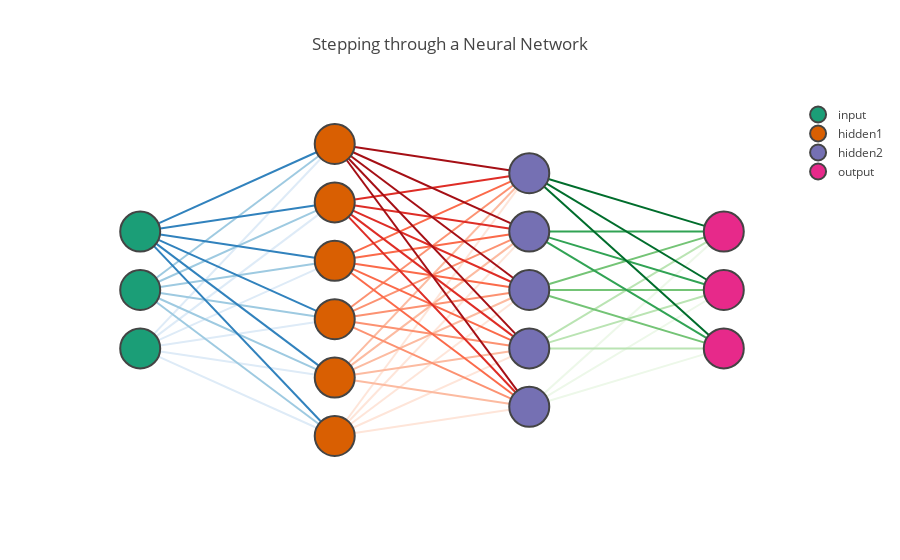

The code cell stored with this chart in its notebook:
### Markdown cell above
# An Intro to Neural Networks
---

### Code cell
def nn_config(color, layer_name):
    config = dict(
        name   = layer_name,
        mode   = "markers",
        marker = dict(
            size  = 40,
            line  = dict(width = 2),
            color = color
        ),
    )
    return config

inpt_n = 3
hid1_n = 6
hid2_n = 5
outp_n = 3

layr_n = (inpt_n, hid1_n, hid2_n, outp_n)
maxx_n = max(layr_n)

inpt_c = 1
hid1_c = 1 + inpt_c
hid2_c = 1 + hid1_c
outp_c = 1 + hid2_c

odd_start = (inpt_n % 2 == 1)

def gen_x(n, start):
    return np.array([start for _ in np.arange(0, n, 1)])

def gen_y(n):
    start = (maxx_n - n) / 2
    return np.array([y for y in np.arange(start, n + start, 1)])

nn_cls = cl.scales["4"]["qual"]["Dark2"]
inpt_x = gen_x(inpt_n, inpt_c); inpt_y = gen_y(inpt_n)
inpt_l = go.Scatter(nn_config(nn_cls[0], "input"),  x=inpt_x, y=inpt_y)

hid1_x = gen_x(hid1_n, hid1_c); hid1_y = gen_y(hid1_n)
hid1_l = go.Scatter(nn_config(nn_cls[1], "hidden1"), x=hid1_x, y=hid1_y)

hid2_x = gen_x(hid2_n, hid2_c); hid2_y = gen_y(hid2_n)
hid2_l = go.Scatter(nn_config(nn_cls[2], "hidden2"), x=hid2_x, y=hid2_y)

outp_x = gen_x(outp_n, outp_c); outp_y = gen_y(outp_n)
outp_l = go.Scatter(nn_config(nn_cls[3], "output"), x=outp_x, y=outp_y)

nn = [inpt_l, hid1_l, hid2_l, outp_l,]

def gen_connect(x1, x2, n1, n2):
    return np.array([
        np.array([
            [x1[_1], x2[_2], None] for _2 in range(n2)
        ]).flatten() for _1 in range(n1)
    ])

def gen_scatter(x, y, colors, n):
    return [
        go.Scatter(x = x[_], y = y[_],
                   line       = dict(color = colors[_]),
                   showlegend = False,
        ) for _ in range(n)
    ]

## input to hidden1 connection
in_h1_c = cl.scales[str(inpt_n)]["seq"]["Blues"]
in_h1_x = gen_connect(inpt_x, hid1_x, inpt_n, hid1_n)
in_h1_y = gen_connect(inpt_y, hid1_y, inpt_n, hid1_n)
in_h1   = gen_scatter(in_h1_x, in_h1_y, in_h1_c, inpt_n)

h1_h2_c = cl.scales[str(hid1_n)]["seq"]["Reds"]
h1_h2_x = gen_connect(hid1_x, hid2_x, hid1_n, hid2_n)
h1_h2_y = gen_connect(hid1_y, hid2_y, hid1_n, hid2_n)
h1_h2   = gen_scatter(h1_h2_x, h1_h2_y, h1_h2_c, hid1_n)

h2_ot_c = cl.scales[str(hid2_n)]["seq"]["Greens"]
h2_ot_x = gen_connect(hid2_x, outp_x, hid2_n, outp_n)
h2_ot_y = gen_connect(hid2_y, outp_y, hid2_n, outp_n)
h2_ot   = gen_scatter(h2_ot_x, h2_ot_y, h2_ot_c, hid2_n)



# layout = dict(
#     xaxis=dict(range=[xm, xM], autorange=False, zeroline=False),
#     yaxis=dict(range=[ym, yM], autorange=False, zeroline=False),
#     title='Running Through a Neural Network', hovermode='closest',
#     updatemenus= [{'type': 'buttons',
#                    'buttons': [{'label': 'Play',
#                                 'method': 'animate',
#                                 'args': [None]}]}]
# )

axes_tmpl = dict(
    ticks = '',
    showgrid = False,
    zeroline = False,
    autotick = True,
    showticklabels = False,
)

layout = go.Layout(
    title = "Stepping through a Neural Network",
    xaxis = axes_tmpl,
    yaxis = axes_tmpl,
    hovermode = False,
)
# frames = [dict(data=[dict(x=[xx[k]],
#                           y=[yy[k]],
#                           mode='markers', 
#                           marker=dict(color='red', size=10)
#                          )
#                     ]) for k in range(N)]    
          
# figure1 = dict(data=data, layout=layout, frames=frames)          
data = in_h1 + h1_h2 + h2_ot + nn
py.iplot(go.Figure(data=data, layout=layout))

### Figure 1 — Plotly figure (JSON) as saved in the notebook; plotly's stock layout.template omitted (floating-point values rounded to 4 significant figures)
{"data": [{"line": {"color": "rgb(222,235,247)"}, "showlegend": false, "type": "scatter", "x": [1, 2, null, 1, 2, null, 1, 2, null, 1, 2, null, 1, 2, null, 1, 2, null], "y": [1.5, 0, null, 1.5, 1, null, 1.5, 2, null, 1.5, 3, null, 1.5, 4, null, 1.5, 5, null]}, {"line": {"color": "rgb(158,202,225)"}, "showlegend": false, "type": "scatter", "x": [1, 2, null, 1, 2, null, 1, 2, null, 1, 2, null, 1, 2, null, 1, 2, null], "y": [2.5, 0, null, 2.5, 1, null, 2.5, 2, null, 2.5, 3, null, 2.5, 4, null, 2.5, 5, null]}, {"line": {"color": "rgb(49,130,189)"}, "showlegend": false, "type": "scatter", "x": [1, 2, null, 1, 2, null, 1, 2, null, 1, 2, null, 1, 2, null, 1, 2, null], "y": [3.5, 0, null, 3.5, 1, null, 3.5, 2, null, 3.5, 3, null, 3.5, 4, null, 3.5, 5, null]}, {"line": {"color": "rgb(254,229,217)"}, "showlegend": false, "type": "scatter", "x": [2, 3, null, 2, 3, null, 2, 3, null, 2, 3, null, 2, 3, null], "y": [0, 0.5, null, 0, 1.5, null, 0, 2.5, null, 0, 3.5, null, 0, 4.5, null]}, {"line": {"color": "rgb(252,187,161)"}, "showlegend": false, "type": "scatter", "x": [2, 3, null, 2, 3, null, 2, 3, null, 2, 3, null, 2, 3, null], "y": [1, 0.5, null, 1, 1.5, null, 1, 2.5, null, 1, 3.5, null, 1, 4.5, null]}, {"line": {"color": "rgb(252,146,114)"}, "showlegend": false, "type": "scatter", "x": [2, 3, null, 2, 3, null, 2, 3, null, 2, 3, null, 2, 3, null], "y": [2, 0.5, null, 2, 1.5, null, 2, 2.5, null, 2, 3.5, null, 2, 4.5, null]}, {"line": {"color": "rgb(251,106,74)"}, "showlegend": false, "type": "scatter", "x": [2, 3, null, 2, 3, null, 2, 3, null, 2, 3, null, 2, 3, null], "y": [3, 0.5, null, 3, 1.5, null, 3, 2.5, null, 3, 3.5, null, 3, 4.5, null]}, {"line": {"color": "rgb(222,45,38)"}, "showlegend": false, "type": "scatter", "x": [2, 3, null, 2, 3, null, 2, 3, null, 2, 3, null, 2, 3, null], "y": [4, 0.5, null, 4, 1.5, null, 4, 2.5, null, 4, 3.5, null, 4, 4.5, null]}, {"line": {"color": "rgb(165,15,21)"}, "showlegend": false, "type": "scatter", "x": [2, 3, null, 2, 3, null, 2, 3, null, 2, 3, null, 2, 3, null], "y": [5, 0.5, null, 5, 1.5, null, 5, 2.5, null, 5, 3.5, null, 5, 4.5, null]}, {"line": {"color": "rgb(237,248,233)"}, "showlegend": false, "type": "scatter", "x": [3, 4, null, 3, 4, null, 3, 4, null], "y": [0.5, 1.5, null, 0.5, 2.5, null, 0.5, 3.5, null]}, {"line": {"color": "rgb(186,228,179)"}, "showlegend": false, "type": "scatter", "x": [3, 4, null, 3, 4, null, 3, 4, null], "y": [1.5, 1.5, null, 1.5, 2.5, null, 1.5, 3.5, null]}, {"line": {"color": "rgb(116,196,118)"}, "showlegend": false, "type": "scatter", "x": [3, 4, null, 3, 4, null, 3, 4, null], "y": [2.5, 1.5, null, 2.5, 2.5, null, 2.5, 3.5, null]}, {"line": {"color": "rgb(49,163,84)"}, "showlegend": false, "type": "scatter", "x": [3, 4, null, 3, 4, null, 3, 4, null], "y": [3.5, 1.5, null, 3.5, 2.5, null, 3.5, 3.5, null]}, {"line": {"color": "rgb(0,109,44)"}, "showlegend": false, "type": "scatter", "x": [3, 4, null, 3, 4, null, 3, 4, null], "y": [4.5, 1.5, null, 4.5, 2.5, null, 4.5, 3.5, null]}, {"marker": {"color": "rgb(27,158,119)", "line": {"width": 2}, "size": 40}, "mode": "markers", "name": "input", "type": "scatter", "x": [1, 1, 1], "y": [1.5, 2.5, 3.5]}, {"marker": {"color": "rgb(217,95,2)", "line": {"width": 2}, "size": 40}, "mode": "markers", "name": "hidden1", "type": "scatter", "x": [2, 2, 2, 2, 2, 2], "y": [0, 1, 2, 3, 4, 5]}, {"marker": {"color": "rgb(117,112,179)", "line": {"width": 2}, "size": 40}, "mode": "markers", "name": "hidden2", "type": "scatter", "x": [3, 3, 3, 3, 3], "y": [0.5, 1.5, 2.5, 3.5, 4.5]}, {"marker": {"color": "rgb(231,41,138)", "line": {"width": 2}, "size": 40}, "mode": "markers", "name": "output", "type": "scatter", "x": [4, 4, 4], "y": [1.5, 2.5, 3.5]}], "layout": {"hovermode": false, "title": "Stepping through a Neural Network", "xaxis": {"autotick": true, "showgrid": false, "showticklabels": false, "ticks": "", "zeroline": false}, "yaxis": {"autotick": true, "showgrid": false, "showticklabels": false, "ticks": "", "zeroline": false}}}
